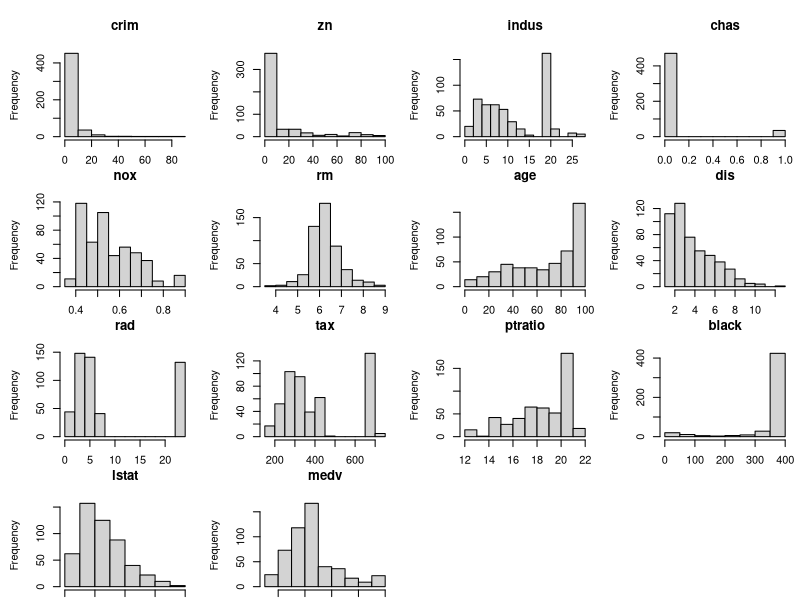
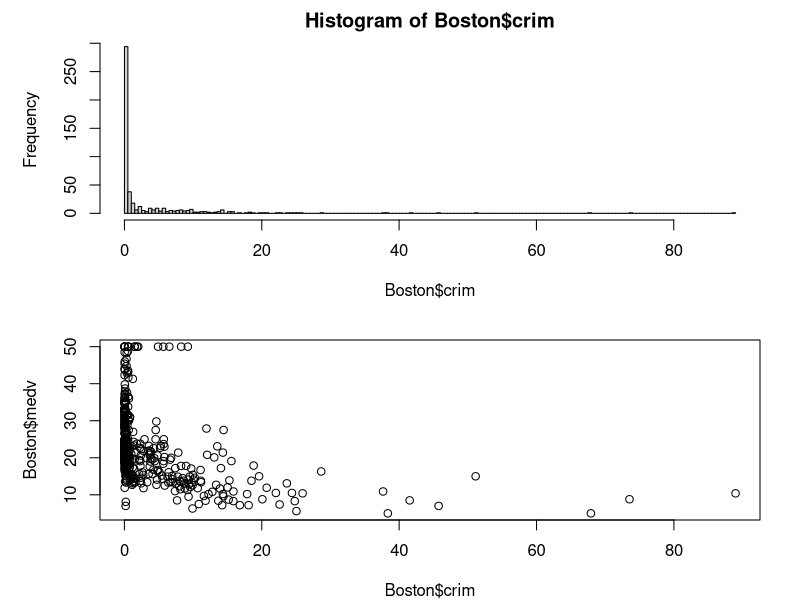
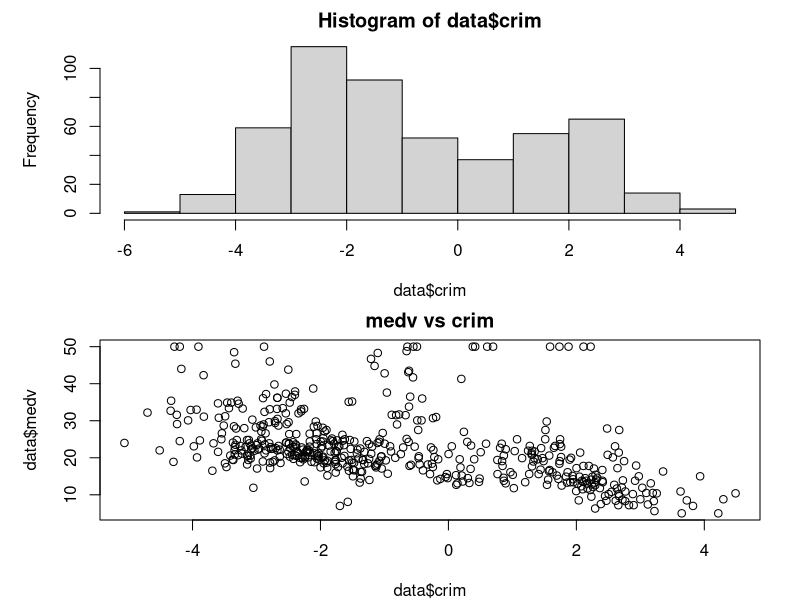
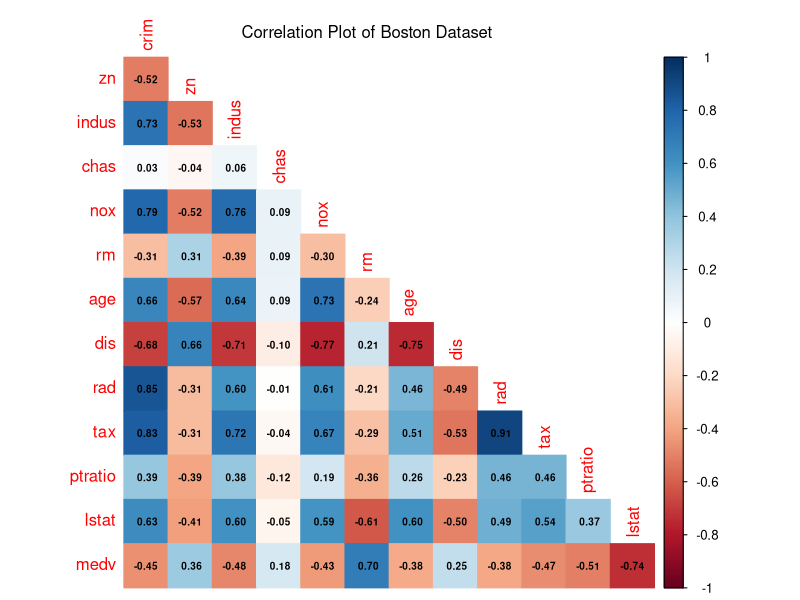
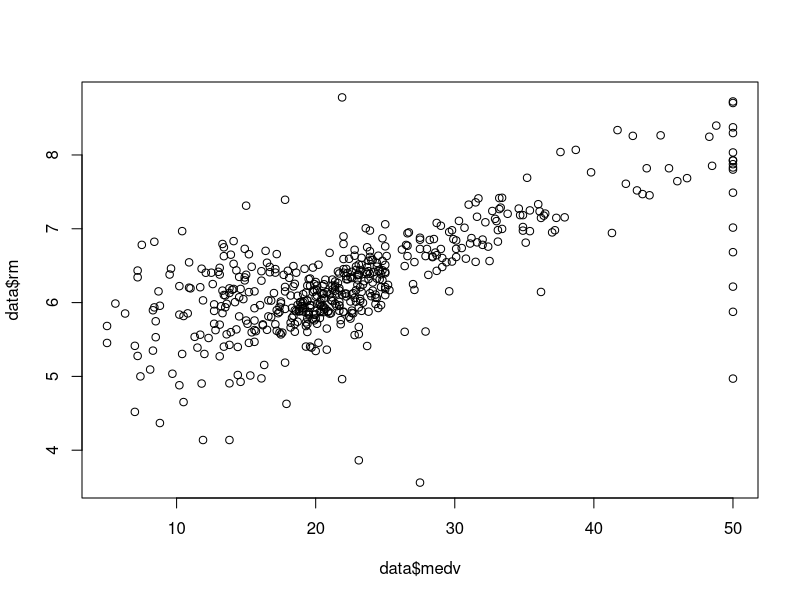

Reproduce these figures in R, in order. (Note: this script raises an error after producing the figures.)
install.packages('corrplot')

library(MASS)
library(corrplot)
library(ggplot2)
library(dplyr)

# simple preprofiling 
summary(Boston)
head(Boston)
dim(Boston)
sapply(Boston,class)

# histogram of all features
dev.off()
par(mfrow = c(4,4), mai = c(0.1, 0.6, 0.5, 0.1))

mapply(function(x,y) hist(x,main=y),
       Boston,
       colnames(Boston))

data <- Boston
# feature engineering / profiling of each variable
# crim variable
dev.off() 
par(mfrow=c(2,1), mar=c(4,5,2,2))
hist(Boston$crim,breaks=200)
plot(Boston$crim,Boston$medv)

# apply log transformation
data$crim <- sapply(Boston[,'crim'],function (x) log(x))
hist(data$crim)
plot(data$crim,data$medv, main='medv vs crim')

# drop black feature, unsure how to use parabolic transformation and uninvertible function
data$black <- NULL

# correlation plot
dev.off()
corrplot(cor(data), method='color', type='lower', diag=FALSE, cl.pos="r", 
         title = , addCoef.col = "black",
         tl.srt = 90, number.cex = .6)
mtext("Correlation Plot of Boston Dataset", at=6, line=2, cex=1)

# individual plots

plot(data$medv,data$rm, main='')

# quick anova analysis 
summary(aov(data=data, medv ~ .^2 ))

# interaction plots
dev.off()
bins <- c('low','medium','high')

Boston.c <- data.frame(apply(data,2,function (x) cut(x,3,bins))) 

attach(Boston.c)

ord <- function(x){
  return(factor(x,level=c('low','medium','high')))
}

par(mfrow = c(2,2), mar = c(4,4,3,3))
mtext("Interesting Interactions", at=0, line=1, cex=1)
interaction.plot(ord(indus), 
                 lstat,
                 Boston$medv,
                 xlab='indus')

interaction.plot(ord(crim),
                 ord(rm),
                 Boston$medv,
                 xlab='crim')

interaction.plot(ord(crim),
                 ord(lstat),
                 Boston$medv,
                 xlab='crim')

interaction.plot(ord(nox),
                 Boston$chas,
                 Boston$medv,
                 xlab='rad')

mtext("Interesting Interactions", at=0, line=18, cex=1)

